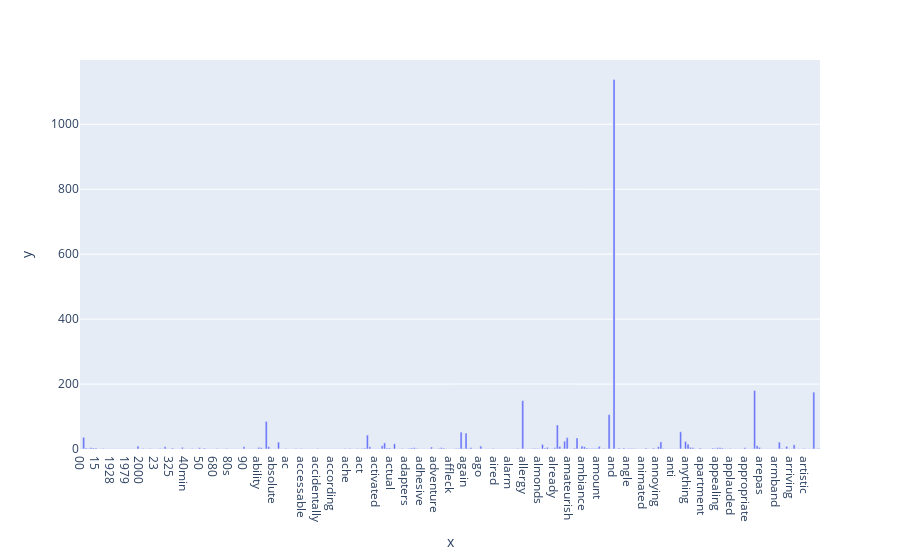

The code cell stored with this chart in its notebook:
### Code cell
# Plot all the term on the graph
d = {'x': count_vect.get_feature_names_out()[:300], 'y': term_frequencies[:300]}
df = pd.DataFrame(data=d)
fig = px.bar(df, x='x', y='y')
fig.show()

### Figure 1 — Plotly figure (JSON) as saved in the notebook; plotly's stock layout.template omitted (floating-point values rounded to 4 significant figures; data arrays with more than 128 entries replaced by an {"elided": "..."} marker saying what was removed)
{"data": [{"alignmentgroup": "True", "hovertemplate": "x=%{x}<br>y=%{y}<extra></extra>", "legendgroup": "", "marker": {"color": "#636efa", "pattern": {"shape": ""}}, "name": "", "offsetgroup": "", "orientation": "v", "showlegend": false, "textposition": "auto", "type": "bar", "x": {"elided": "300 str values"}, "xaxis": "x", "y": {"elided": "300 int values"}, "yaxis": "y"}], "layout": {"barmode": "relative", "legend": {"tracegroupgap": 0}, "margin": {"t": 60}, "xaxis": {"anchor": "y", "domain": [0, 1], "title": {"text": "x"}}, "yaxis": {"anchor": "x", "domain": [0, 1], "title": {"text": "y"}}}}
